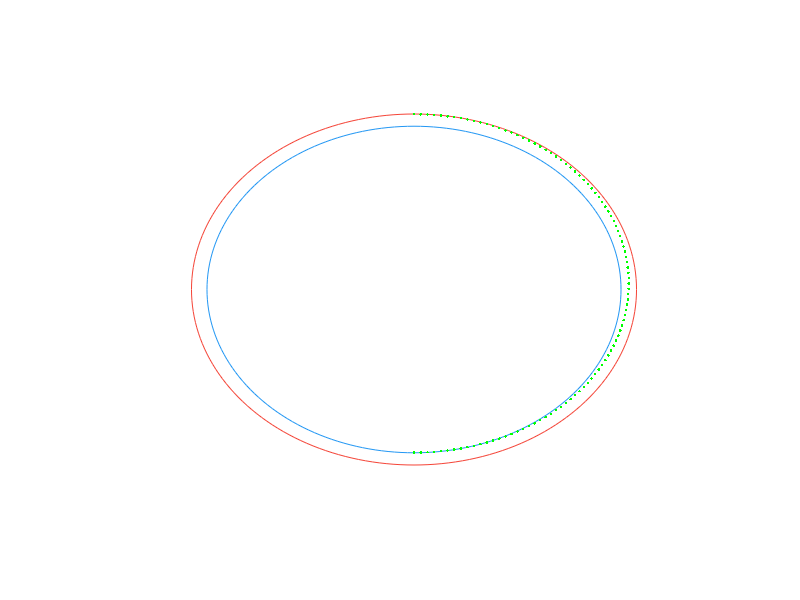

MATLAB code to generate this figure:
%% Homework 3.3 Plots
close all; clear all; clc;

% Orbit 1 - 300km altitude, circular orbit
a    = 6678;            % semimajor axis
x1_0 = 0;               % center coordinates
y1_0 = 0;
t    = 0:pi/100:2*pi;
x1   = x1_0 + a*cos(t);
y1   = y1_0 + a*sin(t);

% Orbit 2 - 800km altitude, circular orbit
a    = 7178;            % semimajor axis
x2_0 = 0;               % center coordinates
y2_0 = 0;
t    = 0:pi/100:2*pi;
x2   = x2_0 + a*cos(t);
y2   = y2_0 + a*sin(t);

% Transfer orbit
a    = (7178 + 6678) / 2;       % semimajor axis
e    = 1 - (6678 / a);          % eccentricity
b    = a*(1-e^2)/(1+cosd(90));  % semiminor axis
xt_0 = 0;                       % x, center of ellipse
yt_0 = (7178+6678)/2 - 6678;              % y, center of ellipse
t    = -pi/2:pi/100:pi/2;         % time step
xt   = xt_0+a*cos(t);
yt   = yt_0+b*sin(t);

red = [244/255, 67/255, 54/255];
blue = [33/255, 150/255, 243/255];
%green = [118/255, 255/255, 3/255];
green = [76/255, 175/255, 80/255];

hold on
plot(0,0,'w.')                  % center point
plot(x1, y1, 'Color', blue)     % parking orbit
plot(x2, y2, 'Color', red)      % mission orbit
plot(xt, yt, 'g.')              % transfer orbit
hold off
set(gca,'Color',[0.1 0.1 0.13]);
%set(gca,'Color',[0.95 0.95 0.95]);
%axis([-7200,7200,-7200,7200])
axis off
